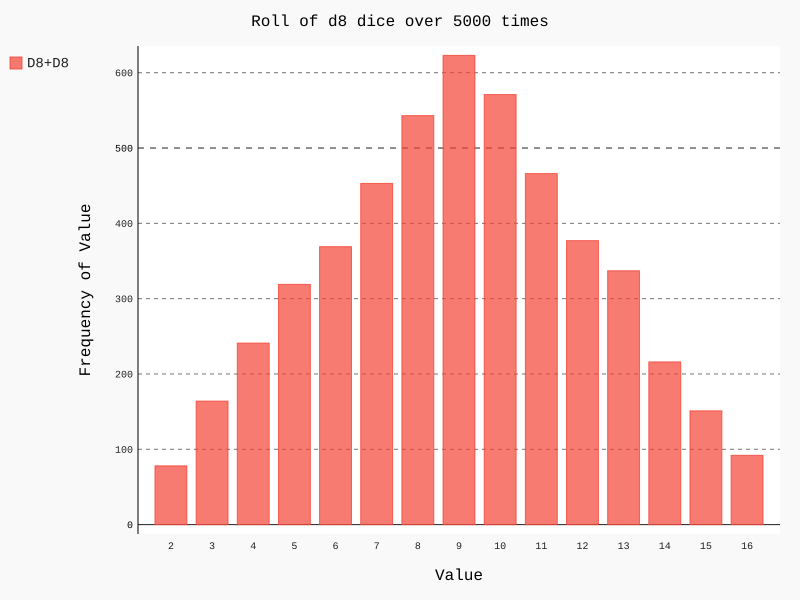

The Python source for this figure:
import pygal
from die import Die 

die_1 = Die(8)
die_2 = Die(8)

results = [die_1.roll() + die_2.roll() for roll_num in range(5000)]

max_results = die_1.num_sides + die_2.num_sides
frequencies = [results.count(value) for value in range(2,max_results+1)]

hist = pygal.Bar()
hist.title = "Roll of d8 dice over 5000 times"
hist.x_labels = [str(x) for x in range(2,max_results+1)]
hist.x_title = 'Value'
hist.y_title = 'Frequency of Value'

hist.add("D8+D8",frequencies)
hist.render_to_file('d8.svg')
